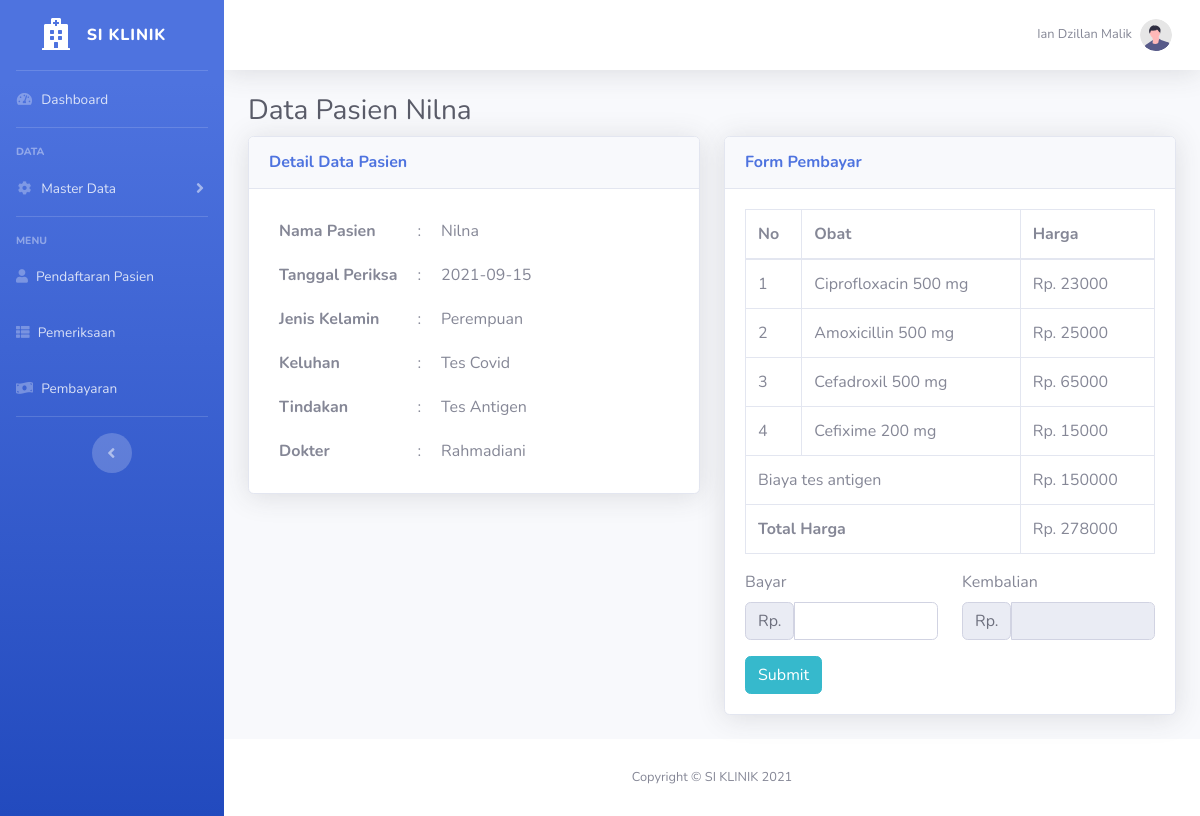
Screenshot of /pembayaran/inputBayar.php?id=19 (signed in) with the database file from the repository.
### tables this page shows
CREATE TABLE `user` (
  `id` int(11) NOT NULL,
  `id_pegawai` int(11) NOT NULL,
  `username` varchar(255) NOT NULL,
  `password` varchar(255) NOT NULL,
  `level` varchar(255) NOT NULL
);

CREATE TABLE `pegawai` (
  `id` int(11) NOT NULL,
  `nama_pegawai` varchar(255) NOT NULL,
  `nohp` varchar(12) NOT NULL,
  `alamat` varchar(255) NOT NULL,
  `jk` varchar(255) NOT NULL
);

CREATE TABLE `pendaftaran` (
  `id` int(11) NOT NULL,
  `id_tindakan` int(11) NOT NULL,
  `id_wilayah` int(11) NOT NULL,
  `id_pegawai` int(11) NOT NULL,
  `nama_pasien` varchar(255) NOT NULL,
  `jk` varchar(255) NOT NULL,
  `alamat` varchar(255) NOT NULL,
  `nohp` varchar(12) NOT NULL,
  `tanggal` date NOT NULL,
  `keluhan` varchar(255) NOT NULL,
  `status` varchar(255) NOT NULL
);

CREATE TABLE `tindakan` (
  `id` int(11) NOT NULL,
  `tindakan` varchar(255) NOT NULL,
  `harga` int(11) NOT NULL
);

CREATE TABLE `hasil_periksa` (
  `id` int(11) NOT NULL,
  `id_pendaftaran` int(11) NOT NULL,
  `id_obat` int(11) NOT NULL,
  `id_tindakan` int(11) NOT NULL,
  `id_pegawai` int(11) NOT NULL
);

CREATE TABLE `obat` (
  `id` int(11) NOT NULL,
  `nama_obat` varchar(255) NOT NULL,
  `jenis` varchar(255) NOT NULL,
  `satuan` varchar(255) NOT NULL,
  `harga` int(11) NOT NULL,
  `stok` int(11) NOT NULL
);

### pembayaran/function.php (called while the page is built, shortened)
<?php
require "../koneksi.php";
function select($query)
{
    global $conn;
    $sql = mysqli_query($conn, $query);
    $pembayarans = [];
    while ($pembayaran = mysqli_fetch_assoc($sql)) {
        $pembayarans[] = $pembayaran;
    }
    return $pembayarans;
}

### pembayaran/inputBayar.php (the view, shortened to what this page needs)
<?php
require "function.php";
$pegawai = $_SESSION["id_pegawai"];
$user = mysqli_query($conn, "SELECT * FROM user A LEFT JOIN pegawai B ON B.id = A.id_pegawai WHERE A.id_pegawai = '$pegawai'");
$user = mysqli_fetch_assoc($user);
$id = $_GET["id"];
$query = "SELECT A.id AS id_pendaftaran, A.nama_pasien, A.tanggal, A.keluhan, A.jk,
          B.id AS id_tindakan, B.tindakan, B.harga,
          C.id AS id_pegawai, C.nama_pegawai FROM pendaftaran A
          LEFT JOIN tindakan B ON B.id = A.id_tindakan
          LEFT JOIN pegawai C ON C.id = A.id_pegawai
          WHERE A.id = '$id'";
$pasien = select($query)[0];
$queryObat = "SELECT A.id_obat, B.nama_obat, B.harga FROM hasil_periksa A LEFT JOIN obat B ON B.id = A.id_obat WHERE A.id_pendaftaran='$id'";
$obat = select($queryObat);
?>
<!DOCTYPE html>
<html lang="en">
<head>
    <link href="../assets/vendor/fontawesome-free/css/all.min.css" rel="stylesheet" type="text/css">
    <link href="../assets/css/sb-admin-2.min.css" rel="stylesheet">
    <link href="../assets/vendor/datatables/dataTables.bootstrap4.min.css" rel="stylesheet">
</head>
<body id="page-top">
    <div id="wrapper">
        <ul class="navbar-nav bg-gradient-primary sidebar sidebar-dark accordion" id="accordionSidebar">
            <a class="sidebar-brand d-flex align-items-center justify-content-center" href="../index.php">
                <div class="sidebar-brand-icon">
                    <i class="fas fa-hospital"></i>
                </div>
                <div class="sidebar-brand-text mx-3">SI KLINIK</div>
            </a>
            <hr class="sidebar-divider my-0">
            <li class="nav-item">
                <a class="nav-link" href="../index.php">
                    <i class="fas fa-fw fa-tachometer-alt"></i>
                    <span>Dashboard</span></a>
            </li>
            <hr class="sidebar-divider">
            <div class="sidebar-heading">
                Data
            </div>
            <li class="nav-item">
                <a class="nav-link collapsed" href="#" data-toggle="collapse" data-target="#collapseTwo" aria-expanded="true" aria-controls="collapseTwo">
                    <i class="fas fa-fw fa-cog"></i>
                    <span>Master Data</span>
                </a>
            </li>
            <hr class="sidebar-divider">
            <div class="sidebar-heading">
                Menu
            </div>
            <li class="nav-item">
                <a class="nav-link" href="../pendaftaran/index.php">
                    <i class="fas fa-user"></i>
                    <span>Pendaftaran Pasien</span>
                </a>
            </li>
            <li class="nav-item">
                <a class="nav-link" href="../pemeriksaan/index.php">
                    <i class="fas fa-th-list"></i>
                    <span>Pemeriksaan</span>
                </a>
            </li>
            <li class="nav-item">
                <a class="nav-link" href="../pembayaran/index.php">
                    <i class="fas fa-money-bill-wave"></i>
                    <span>Pembayaran</span>
                </a>
            </li>
            <hr class="sidebar-divider d-none d-md-block">
            <div class="text-center d-none d-md-inline">
                <button class="rounded-circle border-0" id="sidebarToggle"></button>
            </div>
        </ul>
        <div id="content-wrapper" class="d-flex flex-column">
            <div id="content">
                <nav class="navbar navbar-expand navbar-light bg-white topbar mb-4 static-top shadow">
                    <ul class="navbar-nav ml-auto">
                        <li class="nav-item dropdown no-arrow">
                            <a class="nav-link dropdown-toggle" href="#" id="userDropdown" role="button" data-toggle="dropdown" aria-haspopup="true" aria-expanded="false">
                                <span class="mr-2 d-none d-lg-inline text-gray-600 small"><?= $user["nama_pegawai"]; ?></span>
                                <img class="img-profile rounded-circle" src="../assets/img/undraw_profile.svg">
                            </a>
                        </li>
                    </ul>
                </nav>
                <div class="container-fluid">
                    <h1 class="h3 mb-2 text-gray-800">Data Pasien <?= $pasien["nama_pasien"]; ?></h1>
                    <div class="row">
                        <div class="col-md-6">
                            <div class="card shadow mb-4">
                                <div class="card-header py-3">
                                    <h6 class="m-0 font-weight-bold text-primary">Detail Data Pasien</h6>
                                </div>
                                <div class="card-body">
                                    <div class="table-responsive">
                                        <table cellpadding="10">
                                            <tr>
                                                <th>Nama Pasien</th>
                                                <td>:</td>
                                                <td><?= $pasien["nama_pasien"]; ?></td>
                                            </tr>
                                            <tr>
                                                <th>Tanggal Periksa</th>
                                                <td>:</td>
                                                <td><?= $pasien["tanggal"]; ?></td>
                                            </tr>
                                            <tr>
                                                <th>Jenis Kelamin</th>
                                                <td>:</td>
                                                <td>
                                                    <?php if ($pasien["jk"] === "L") : ?>
                                                        Laki laki
                                                    <?php else : ?>
                                                        Perempuan
                                                    <?php endif; ?>
                                                </td>
                                            </tr>
                                            <tr>
                                                <th>Keluhan</th>
                                                <td>:</td>
                                                <td><?= $pasien["keluhan"]; ?></td>
                                            </tr>
                                            <tr>
                                                <th>Tindakan</th>
                                                <td>:</td>
                                                <td><?= $pasien["tindakan"]; ?></td>
                                            </tr>
                                            <tr>
                                                <th>Dokter</th>
                                                <td>:</td>
                                                <td><?= $pasien["nama_pegawai"]; ?></td>
                                            </tr>
                                        </table>
                                    </div>
                                </div>
                            </div>
                        </div>
                        <div class="col-md-6">
                            <div class="card shadow mb-4">
                                <div class="card-header py-3">
                                    <h6 class="m-0 font-weight-bold text-primary">Form Pembayar</h6>
                                </div>
                                <div class="card-body">
                                    <div class="table-responsive">
                                        <table class="table table-bordered" width="100%" cellspacing="0">
                                            <thead>
                                                <tr>
                                                    <th>No</th>
                                                    <th>Obat</th>
                                                    <th>Harga</th>
                                                </tr>
                                            </thead>
                                            <tbody>
                                                <?php $i = 1; ?>
                                                <?php $hargaObat = 0 ?>
                                                <?php foreach ($obat as $row) : ?>
                                                    <?php $harga = (int)$row["harga"]; ?>
                                                    <tr>
                                                        <td><?= $i++; ?></td>
                                                        <td><?= $row["nama_obat"]; ?></td>
                                                        <td>Rp. <?= $harga; ?></td>
                                                        <?php $hargaObat += $harga; ?>
                                                    </tr>
                                                <?php endforeach; ?>
                                                <tr>
                                                    <td colspan="2">Biaya <?= strtolower($pasien["tindakan"]); ?></td>
                                                    <td>Rp. <?= $pasien["harga"]; ?></td>
                                                </tr>
                                                <tr>
                                                    <?php $hargaPeriksa = (int)$pasien["harga"] ?>
                                                    <?php $totalHarga = $hargaObat + $hargaPeriksa ?>
                                                    <td colspan="2"><b>Total Harga</b></td>
                                                    <td>Rp. <?= $totalHarga; ?></td>
                                                </tr>
                                            </tbody>
                                        </table>
                                    </div>
                                    <form action="" method="post">
                                        <div class="row">
                                            <div class="col md 3">
                                                <label for="pasienBayar">Bayar</label>
                                                <div class="input-group mb-3">
                                                    <span class="input-group-text">Rp.</span>
                                                    <input type="number" class="form-control form-control-user" id="pasienBayar" name="pasienBayar" required>
                                                </div>
                                            </div>
                                            <div class="col md 3">
                                                <label for="kembalian">Kembalian</label>
                                                <div class="input-group mb-3">
                                                    <span class="input-group-text">Rp.</span>
                                                    <input type="text" class="form-control form-control-user" id="kembalian" name="kembalian" disabled>
                                                </div>
                                            </div>
                                        </div>
                                        <button type="submit" class="btn btn-info btn-icon-split" name="bayar">
                                            <span class="text">Submit</span>
                                        </button>
                                    </form>
                                </div>
                            </div>
                        </div>
                    </div>
                </div>
            </div>
            <footer class="sticky-footer bg-white">
                <div class="container my-auto">
                    <div class="copyright text-center my-auto">
                        <span>Copyright &copy; SI KLINIK <?= date("Y") ?></span>
                    </div>
                </div>
            </footer>
        </div>
    </div>
</body>
</html>

### rows the page displays
user: id_pegawai.nama_pegawai "Ian Dzillan Malik"
pendaftaran: nama_pasien "Nilna", tanggal "2021-09-15", keluhan "Tes Covid", id_tindakan.tindakan "Tes Antigen", id_pegawai.nama_pegawai "Rahmadiani", id_tindakan.tindakan "tes antigen", id_tindakan.harga "150000", id_tindakan.harga "278000"
hasil_periksa: id_obat.nama_obat "Ciprofloxacin 500 mg", id_obat.harga "23000"
hasil_periksa: id_obat.nama_obat "Amoxicillin 500 mg", id_obat.harga "25000"
hasil_periksa: id_obat.nama_obat "Cefadroxil 500 mg", id_obat.harga "65000"
hasil_periksa: id_obat.nama_obat "Cefixime 200 mg", id_obat.harga "15000"
